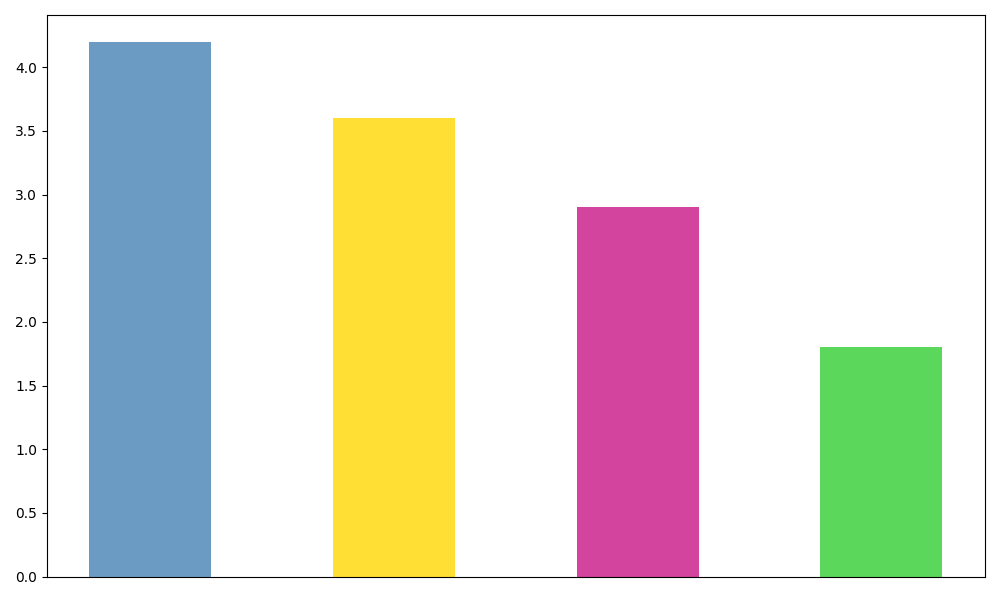

Write Python code to recreate this figure.
import matplotlib.pyplot as plt
import numpy as np

# Modified tea_consumption data with one group removed
tea_consumption = [4.2, 1.8, 3.6, 2.9]
sorted_consumption = sorted(tea_consumption, reverse=True)

fig, ax = plt.subplots(figsize=(10, 6))
x_pos = np.arange(len(sorted_consumption))
# Modified colors list corresponding to the reduced data
new_colors = ['#4682B4', '#FFD700', '#C71585', '#32CD32']

bars = ax.bar(x_pos, sorted_consumption, color=new_colors, alpha=0.8, width=0.5)

ax.set_xticks([])

plt.tight_layout()
plt.show()
